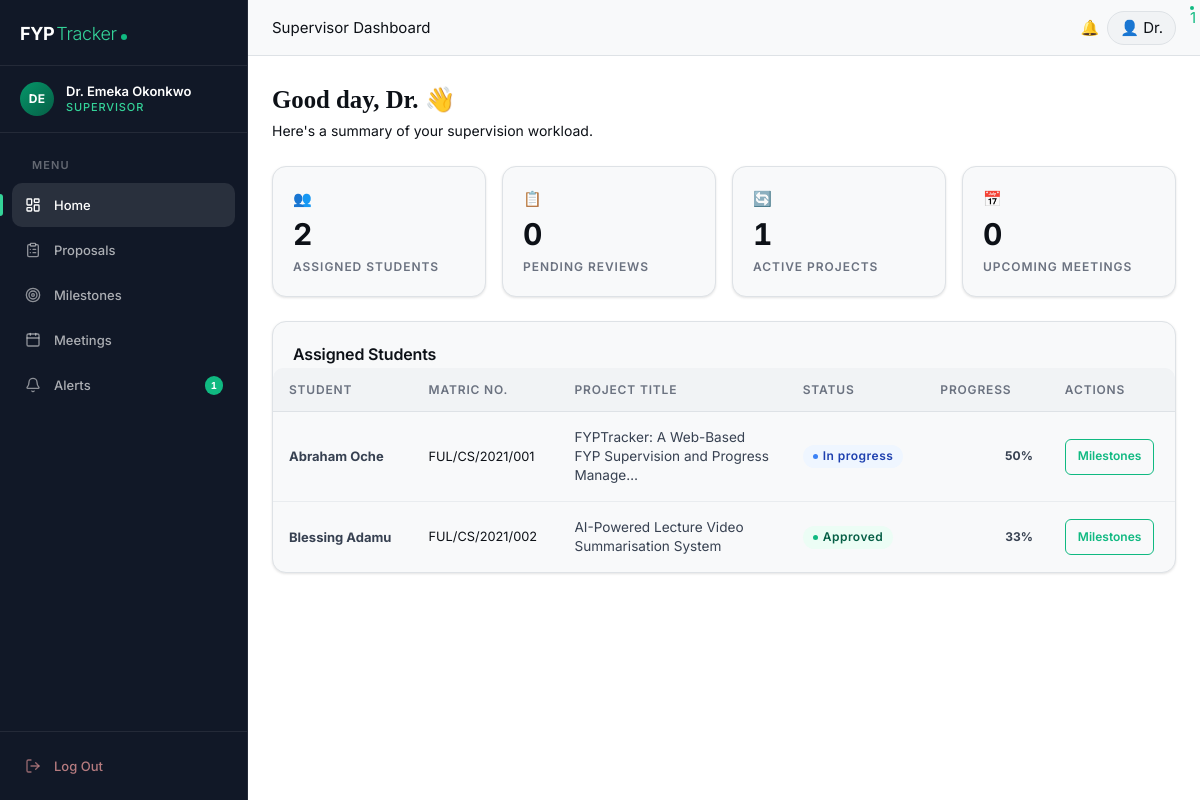
/supervisor/dashboard.php (signed in), run on the app's committed database.
### tables this page shows
CREATE TABLE projects (
    project_id        INT UNSIGNED    NOT NULL AUTO_INCREMENT,
    title             VARCHAR(255)    NOT NULL,
    description       TEXT                NULL,
    student_id        INT UNSIGNED    NOT NULL,
    supervisor_id     INT UNSIGNED        NULL DEFAULT NULL,
    status            ENUM(
                          'pending',       
                          'approved',      
                          'rejected',      
                          'in_progress',   
                          'completed'      
                      )               NOT NULL DEFAULT 'pending',
    rejection_reason  TEXT                NULL,
    chapter_file      VARCHAR(255)        NULL DEFAULT NULL,  
    submission_date   DATE                NULL DEFAULT NULL,
    approval_date     DATE                NULL DEFAULT NULL,
    completion_date   DATE                NULL DEFAULT NULL,
    created_at        TIMESTAMP       NOT NULL DEFAULT CURRENT_TIMESTAMP,
    updated_at        TIMESTAMP       NOT NULL DEFAULT CURRENT_TIMESTAMP
                                                ON UPDATE CURRENT_TIMESTAMP,

    PRIMARY KEY (project_id),
    UNIQUE  KEY uq_projects_student (student_id),           
    INDEX   idx_projects_supervisor (supervisor_id),
    INDEX   idx_projects_status     (status),
    CONSTRAINT fk_projects_student
        FOREIGN KEY (student_id)
        REFERENCES users (user_id)
        ON DELETE CASCADE
        ON UPDATE CASCADE,
    CONSTRAINT fk_projects_supervisor
        FOREIGN KEY (supervisor_id)
        REFERENCES users (user_id)
        ON DELETE SET NULL
        ON UPDATE CASCADE
);

CREATE TABLE users (
    user_id       INT UNSIGNED    NOT NULL AUTO_INCREMENT,
    full_name     VARCHAR(150)    NOT NULL,
    email         VARCHAR(255)    NOT NULL,
    password_hash VARCHAR(255)    NOT NULL,               
    role          ENUM(
                      'student',
                      'supervisor',
                      'admin'
                  )               NOT NULL DEFAULT 'student',
    is_active     TINYINT(1)      NOT NULL DEFAULT 1,     
    profile_photo VARCHAR(255)        NULL DEFAULT NULL,  
    created_at    TIMESTAMP       NOT NULL DEFAULT CURRENT_TIMESTAMP,
    updated_at    TIMESTAMP       NOT NULL DEFAULT CURRENT_TIMESTAMP
                                            ON UPDATE CURRENT_TIMESTAMP,

    PRIMARY KEY (user_id),
    UNIQUE  KEY uq_users_email (email),
    INDEX   idx_users_role    (role),
    INDEX   idx_users_active  (is_active)
);

CREATE TABLE students (
    student_id    INT UNSIGNED    NOT NULL,               
    matric_number VARCHAR(20)     NOT NULL,               
    department    VARCHAR(100)    NOT NULL DEFAULT 'Computer Science',
    level         SMALLINT        NOT NULL DEFAULT 400,   
    programme     VARCHAR(100)    NOT NULL DEFAULT 'B.Sc. Computer Science',

    PRIMARY KEY (student_id),
    UNIQUE  KEY uq_students_matric (matric_number),
    CONSTRAINT fk_students_user
        FOREIGN KEY (student_id)
        REFERENCES users (user_id)
        ON DELETE CASCADE
        ON UPDATE CASCADE
);

### includes/functions.php (called while the page is built, shortened)
<?php
function e(string $value): string
{
    return htmlspecialchars($value, ENT_QUOTES | ENT_HTML5, 'UTF-8');
}
function unreadNotificationCount(): int
{
    $db   = getDB();
    $stmt = $db->prepare(
        'SELECT COUNT(*) FROM notifications WHERE user_id = ? AND is_read = 0'
    );
    $stmt->execute([$_SESSION['user_id']]);
    return (int) $stmt->fetchColumn();
}

### supervisor/dashboard.php (the view, shortened to what this page needs)
<?php
require_once __DIR__ . '/../includes/functions.php';
$db  = getDB();
$sid = $_SESSION['user_id'];
$stmtStudents = $db->prepare(
    'SELECT COUNT(*) FROM projects WHERE supervisor_id = ?'
);
$stmtStudents->execute([$sid]);
$totalStudents = (int) $stmtStudents->fetchColumn();
$stmtPending = $db->prepare(
    'SELECT COUNT(*) FROM projects WHERE supervisor_id = ? AND status = ?'
);
$stmtPending->execute([$sid, 'pending']);
$pendingCount = (int) $stmtPending->fetchColumn();
$stmtActive = $db->prepare(
    'SELECT COUNT(*) FROM projects WHERE supervisor_id = ? AND status = ?'
);
$stmtActive->execute([$sid, 'in_progress']);
$activeCount = (int) $stmtActive->fetchColumn();
$stmtMeet = $db->prepare(
    'SELECT COUNT(*) FROM meetings mt
      JOIN projects p ON p.project_id = mt.project_id
     WHERE p.supervisor_id = ? AND mt.status = ? AND mt.scheduled_date >= NOW()'
);
$stmtMeet->execute([$sid, 'scheduled']);
$meetingCount = (int) $stmtMeet->fetchColumn();
$stmtStudList = $db->prepare(
    'SELECT u.full_name, u.user_id, st.matric_number,
            p.project_id, p.title AS project_title, p.status,
            COUNT(m.milestone_id) AS total_m,
            SUM(m.completion_status = ?) AS done_m
       FROM projects p
       JOIN users u    ON u.user_id = p.student_id
       JOIN students st ON st.student_id = p.student_id
       LEFT JOIN milestones m ON m.project_id = p.project_id
      WHERE p.supervisor_id = ?
      GROUP BY p.project_id
      ORDER BY u.full_name ASC'
);
$stmtStudList->execute(['completed', $sid]);
$students = $stmtStudList->fetchAll();
require_once __DIR__ . '/../includes/header.php';
require_once __DIR__ . '/../includes/navbar.php';
?>
<div class="main-content">
    <div class="topbar">
        <div class="topbar-left">
            <span class="page-title-bar">Supervisor Dashboard</span>
        </div>
        <div class="topbar-right">
            <?php $nb = unreadNotificationCount(); ?>
            <a href="../student/notifications.php" class="topbar-notif">🔔<?php if ($nb): ?><span class="topbar-badge"><?= $nb ?></span><?php endif; ?></a>
            <span class="topbar-user">👤 <?= e(explode(' ',$_SESSION['full_name'])[0]) ?></span>
        </div>
    </div>
    <div class="page-body">
        <div style="margin-bottom:1.5rem;">
            <h1 style="font-family:'DM Serif Display',serif; font-size:1.55rem; color:var(--green-deep);">
                Good day, <?= e(explode(' ', $_SESSION['full_name'])[0]) ?> 👋
            </h1>
            <p style="color:var(--text-muted); font-size:0.875rem;">Here's a summary of your supervision workload.</p>
        </div>
        <div class="stats-grid">
            <div class="stat-card">
                <div class="stat-icon">👥</div>
                <div class="stat-value"><?= $totalStudents ?></div>
                <div class="stat-label">Assigned Students</div>
            </div>
            <div class="stat-card">
                <div class="stat-icon">📋</div>
                <div class="stat-value"><?= $pendingCount ?></div>
                <div class="stat-label">Pending Reviews</div>
            </div>
            <div class="stat-card">
                <div class="stat-icon">🔄</div>
                <div class="stat-value"><?= $activeCount ?></div>
                <div class="stat-label">Active Projects</div>
            </div>
            <div class="stat-card">
                <div class="stat-icon">📅</div>
                <div class="stat-value"><?= $meetingCount ?></div>
                <div class="stat-label">Upcoming Meetings</div>
            </div>
        </div>
        <div class="card">
            <div class="card-header">
                <div class="card-title">Assigned Students</div>
            </div>
            <?php if ($students): ?>
            <div class="table-wrapper">
                <table>
                    <thead>
                        <tr>
                            <th>Student</th>
                            <th>Matric No.</th>
                            <th>Project Title</th>
                            <th>Status</th>
                            <th>Progress</th>
                            <th>Actions</th>
                        </tr>
                    </thead>
                    <tbody>
                        <?php foreach ($students as $s):
                            $pct = $s['total_m'] > 0 ? round($s['done_m'] / $s['total_m'] * 100) : 0;
                        ?>
                        <tr>
                            <td><strong><?= e($s['full_name']) ?></strong></td>
                            <td style="font-size:0.8rem; color:var(--text-muted);"><?= e($s['matric_number']) ?></td>
                            <td style="max-width:220px; font-size:0.85rem;"><?= e(mb_strimwidth($s['project_title'] ?? '—', 0, 60, '…')) ?></td>
                            <td><span class="badge badge-<?= e(str_replace('_','-',$s['status'])) ?>"><?= e(ucfirst(str_replace('_',' ',$s['status']))) ?></span></td>
                            <td style="min-width:120px;">
                                <div style="display:flex; align-items:center; gap:0.5rem;">
                                    <span style="font-size:0.75rem; font-weight:700; color:var(--green-deep); white-space:nowrap;"><?= $pct ?>%</span>
                                </div>
                            </td>
                            <td>
                                <a href="milestones.php?student=<?= (int)$s['user_id'] ?>" class="btn btn-outline btn-sm">Milestones</a>
                            </td>
                        </tr>
                        <?php endforeach; ?>
                    </tbody>
                </table>
            </div>
            <?php endif; ?>
        </div>
    </div>
</div>
<?php require_once __DIR__ . '/../includes/footer.php'; ?>

### data on the page
projects: student.full_name "Abraham Oche", students.matric_number "FUL/CS/2021/001", title "FYPTracker: A Web-Based FYP Supervision and Progress Manage…", status "In progress", pct "50"
projects: student.full_name "Blessing Adamu", students.matric_number "FUL/CS/2021/002", title "AI-Powered Lecture Video Summarisation System", status "Approved", pct "33"

### other printed values
$initials "DE"
$name "Dr. Emeka Okonkwo"
$role "SUPERVISOR"
$item['label'] "Home"
$item['label'] "Proposals"
$item['label'] "Milestones"
$item['label'] "Meetings"
$item['label'] "Alerts"
$badge "1"
$nb "1"
explode(' ',$_SESSION['full_name'])[0] "Dr."
explode(' ', $_SESSION['full_name'])[0] "Dr."
$totalStudents "2"
$pendingCount "0"
$activeCount "1"
